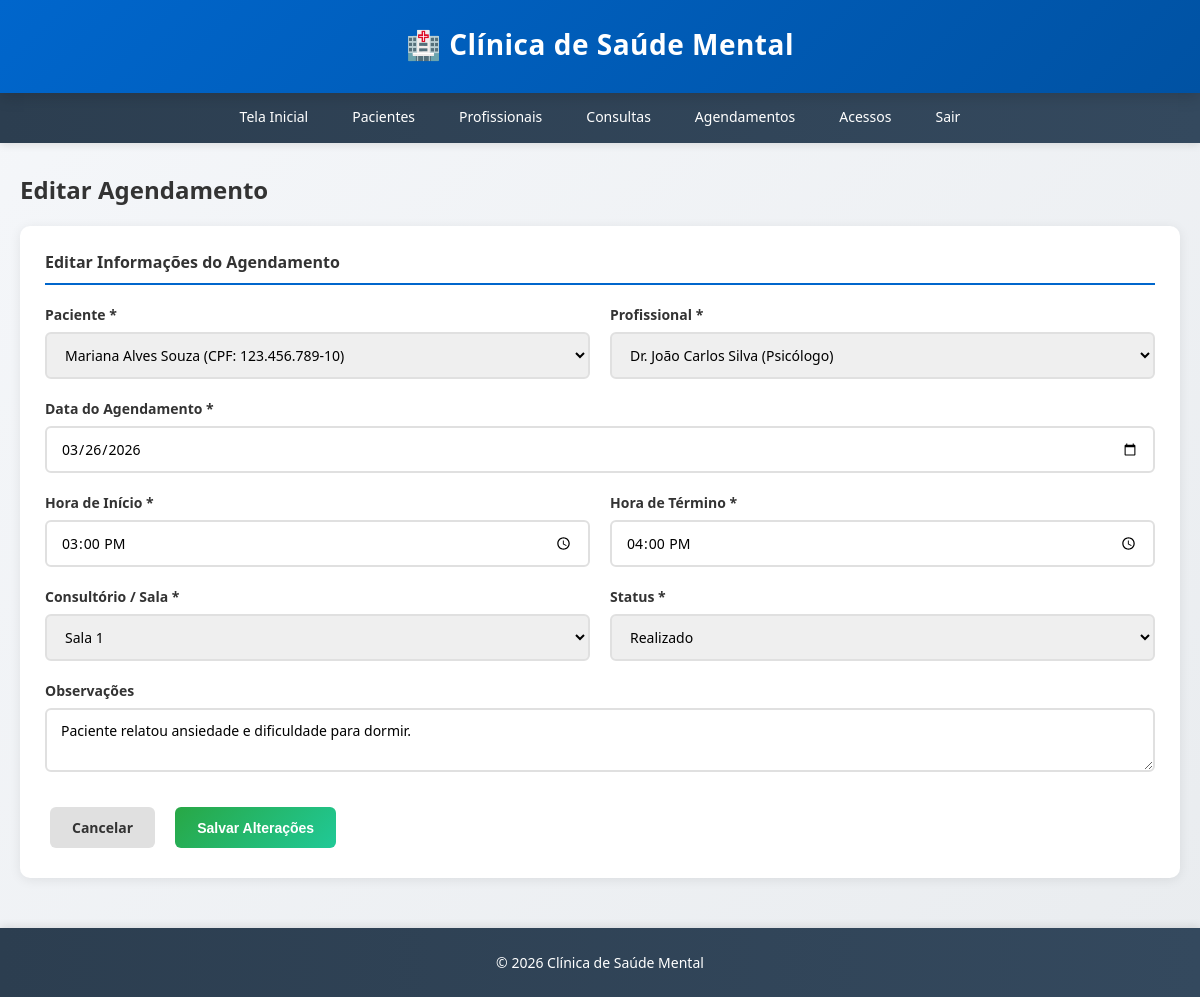
/agendamentos/1/editar (signed in), run on the app's committed database.
### app/models.py (models this page shows, shortened)
class Agendamento(db.Model):
    __tablename__ = 'agendamentos'
    id = db.Column(db.Integer, primary_key=True)
    paciente_id = db.Column(db.Integer, db.ForeignKey('pacientes.id'), nullable=False)
    profissional_id = db.Column(db.Integer, db.ForeignKey('profissionais.id'), nullable=False)
    consultorio_id = db.Column(db.Integer, db.ForeignKey('consultorios.id'), nullable=True)
    data_agendamento = db.Column(db.DateTime, nullable=False)
    hora_inicio = db.Column(db.Time, nullable=True)
    hora_fim = db.Column(db.Time, nullable=True)
    status = db.Column(db.String(50), default='Agendado')
    observacoes = db.Column(db.Text, nullable=True)
    data_criacao = db.Column(db.DateTime, default=datetime.utcnow)
    consultorio_sala = db.Column(db.String(50), nullable=True)
    consultorio = db.relationship('Consultorio')

class Paciente(db.Model):
    __tablename__ = 'pacientes'
    id = db.Column(db.Integer, primary_key=True)
    nome = db.Column(db.String(150), nullable=False)
    cpf = db.Column(db.String(14), unique=True, nullable=False)
    data_nascimento = db.Column(db.Date, nullable=False)
    telefone = db.Column(db.String(20), nullable=False)
    email = db.Column(db.String(120), nullable=True)
    endereco = db.Column(db.String(300), nullable=True)
    historico_medico = db.Column(db.Text, nullable=True)
    estado_civil = db.Column(db.String(50), nullable=True)
    nome_contato_emergencia = db.Column(db.String(150), nullable=True)
    telefone_contato_emergencia = db.Column(db.String(20), nullable=True)
    data_cadastro = db.Column(db.DateTime, default=datetime.utcnow)
    consultas = db.relationship('Consulta', backref='paciente', lazy=True, cascade='all, delete-orphan')
    agendamentos = db.relationship('Agendamento', backref='paciente', lazy=True, cascade='all, delete-orphan')

class Profissional(db.Model):
    __tablename__ = 'profissionais'
    id = db.Column(db.Integer, primary_key=True)
    nome = db.Column(db.String(150), nullable=False)
    cpf = db.Column(db.String(14), unique=True, nullable=False)
    especialidade = db.Column(db.String(100), nullable=False)
    especialidade_customizada = db.Column(db.String(100), nullable=True)
    telefone = db.Column(db.String(20), nullable=False)
    email = db.Column(db.String(120), nullable=True)
    numero_registro = db.Column(db.String(50), nullable=True)
    estado_civil = db.Column(db.String(50), nullable=True)
    endereco = db.Column(db.String(300), nullable=True)
    nome_contato_emergencia = db.Column(db.String(150), nullable=True)
    telefone_contato_emergencia = db.Column(db.String(20), nullable=True)
    data_cadastro = db.Column(db.DateTime, default=datetime.utcnow)
    consultas = db.relationship('Consulta', backref='profissional', lazy=True, cascade='all, delete-orphan')
    agendamentos = db.relationship('Agendamento', backref='profissional', lazy=True, cascade='all, delete-orphan')

### app/routes.py (the view, shortened to what this page needs)
@agendamentos_bp.route('/<int:id>/editar', methods=['GET', 'POST'])
@login_required
def editar_agendamento(id):
    agendamento = Agendamento.query.get_or_404(id)
    pacientes = Paciente.query.all()
    profissionais = Profissional.query.all()
    consultorios = Consultorio.query.all()
    return render_template(
        'agendamentos/editar.html',
        agendamento=agendamento,
        pacientes=pacientes,
        profissionais=profissionais,
        consultorios=consultorios
    )

### app/templates/agendamentos/editar.html (shortened to what this page needs)
{% extends "base.html" %}
{% block content %}
<h2>Editar Agendamento</h2>
<div class="form-section">
    <div class="form-section-title">Editar Informações do Agendamento</div>
    <form method="POST">
        <div class="form-row">
            <div class="form-group">
                <label for="paciente_id">Paciente *</label>
                <select id="paciente_id" name="paciente_id" required>
                    {% for paciente in pacientes %}
                    <option value="{{ paciente.id }}" {% if paciente.id == agendamento.paciente_id %}selected{% endif %}>
                        {{ paciente.nome }} (CPF: {{ paciente.cpf|format_cpf }})
                    </option>
                    {% endfor %}
                </select>
            </div>
            <div class="form-group">
                <label for="profissional_id">Profissional *</label>
                <select id="profissional_id" name="profissional_id" required>
                    {% for profissional in profissionais %}
                    <option value="{{ profissional.id }}"
                            {% if profissional.id == agendamento.profissional_id %}selected{% endif %}>
                        {{ profissional.nome }} ({{ profissional.especialidade }})
                    </option>
                    {% endfor %}
                </select>
            </div>
        </div>
        <div class="form-row">
            <div class="form-group">
                <label for="data_agendamento">Data do Agendamento *</label>
                <input type="date" id="data_agendamento" name="data_agendamento"
                       value="{{ agendamento.data_agendamento.strftime('%Y-%m-%d') }}" required>
            </div>
        </div>
        <div class="form-row">
            <div class="form-group">
                <label for="hora_inicio">Hora de Início *</label>
                <input type="time" id="hora_inicio" name="hora_inicio"
                       value="{{ agendamento.hora_inicio.strftime('%H:%M') if agendamento.hora_inicio else '' }}" required>
            </div>
            <div class="form-group">
                <label for="hora_fim">Hora de Término *</label>
                <input type="time" id="hora_fim" name="hora_fim"
                       value="{{ agendamento.hora_fim.strftime('%H:%M') if agendamento.hora_fim else '' }}" required>
            </div>
        </div>
        <div class="form-row">
            <div class="form-group">
                <label for="consultorio_sala">Consultório / Sala *</label>
                <select id="consultorio_sala" name="consultorio_sala" required onchange="toggleCustomRoom()">
                    <option value="Sala 1" {% if agendamento.consultorio_sala == 'Sala 1' %}selected{% endif %}>Sala 1</option>
                </select>
            </div>
            <div class="form-group">
                <label for="status">Status *</label>
                <select id="status" name="status" required>
                    <option value="Realizado" {% if agendamento.status == 'Realizado' %}selected{% endif %}>Realizado</option>
                </select>
            </div>
        </div>
        <div class="form-row">
            <div class="form-group full">
                <label for="observacoes">Observações</label>
                <textarea id="observacoes" name="observacoes" placeholder="Adicione ou edite observações sobre o agendamento...">{{ agendamento.observacoes or '' }}</textarea>
            </div>
        </div>
        <div class="form-actions">
            <a href="{{ url_for('agendamentos.ver_agendamento', id=agendamento.id) }}" class="btn btn-secondary">Cancelar</a>
            <button type="submit" class="btn btn-success">Salvar Alterações</button>
        </div>
    </form>
</div>
{% endblock %}

### app/templates/base.html (style rules this page uses)
* { margin: 0; padding: 0; box-sizing: border-box; }
body { font-family: 'Segoe UI', Tahoma, Geneva, Verdana, sans-serif; background: linear-gradient(135deg, #f5f7fa 0%, #e9ecef 100%); color: #333; min-height: 100vh; display: flex; flex-direction: column; }
.btn { display: inline-block; padding: 11px 22px; margin: 5px; border: none; border-radius: 6px; cursor: pointer; text-decoration: none; font-size: 14px; font-weight: 600; transition: all 0.3s ease; }
.btn-secondary { background: #e0e0e0; color: #333; }
.btn-success { background: linear-gradient(135deg, #28a745 0%, #20c997 100%); color: white; }
.form-group { margin-bottom: 18px; }
.form-group label { display: block; margin-bottom: 8px; color: #333; font-weight: 600; font-size: 14px; }
.form-group input, .form-group select, .form-group textarea { width: 100%; padding: 11px 14px; border: 2px solid #e0e0e0; border-radius: 6px; font-size: 14px; font-family: inherit; transition: all 0.3s ease; }
.form-row { display: grid; grid-template-columns: repeat(auto-fit, minmax(280px, 1fr)); gap: 20px; margin-bottom: 20px; }
.form-row .form-group.full { grid-column: 1 / -1; }
.form-actions { margin-top: 25px; display: flex; gap: 10px; justify-content: flex-start; }
h2 { color: #333; margin-bottom: 10px; font-size: 24px; font-weight: 600; }
h2 { color: #333; margin-bottom: 20px; font-size: 24px; font-weight: 600; }

### app/templates/agendamentos/editar.html (style rules this page uses)
.form-section { background: white; border-radius: 10px; padding: 25px; margin-bottom: 20px; box-shadow: 0 2px 12px rgba(0, 0, 0, 0.08); }
.form-section-title { font-size: 16px; font-weight: 600; color: #333; margin-bottom: 20px; padding-bottom: 10px; border-bottom: 2px solid #0066cc; }
.form-row { display: grid; grid-template-columns: repeat(auto-fit, minmax(300px, 1fr)); gap: 20px; }
.form-group { margin-bottom: 0; }
.form-group.full { grid-column: 1 / -1; }

### data on the page
Agendamento: paciente_id "Mariana Alves Souza (CPF: 123.456.789-10)", profissional_id "Dr. João Carlos Silva (Psicólogo)", data_agendamento "03/26/2026", hora_inicio "15:00", hora_fim "16:00", consultorio_sala "Sala 1", status "Realizado", observacoes "Paciente relatou ansiedade e dificuldade para dormir."
